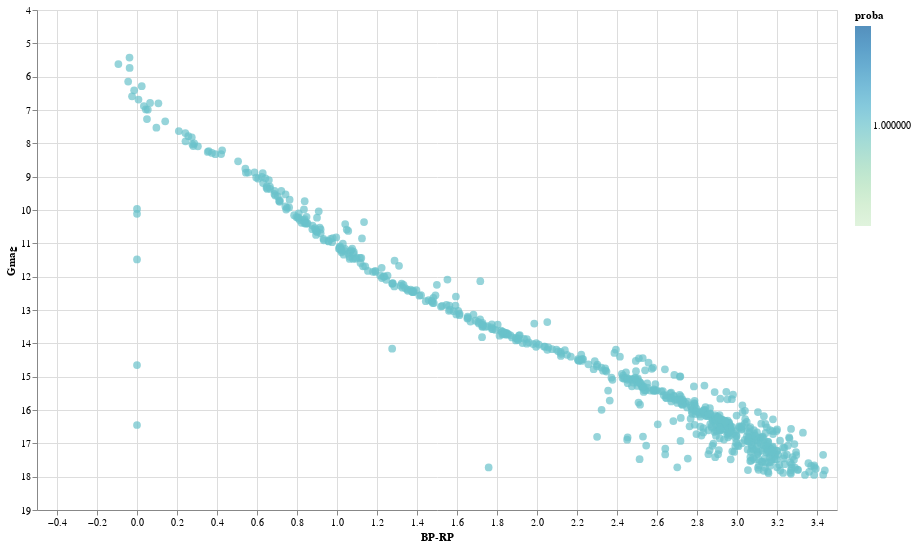

Notebook cell for this chart:
### Code cell
source = df[df['Cluster'] == 'Melotte_22']

alt.Chart(source).mark_circle(size=60).properties(
    width=800,
    height=500
).encode(
    x='BP-RP',
    y=alt.Y('Gmag', scale=alt.Scale(domain=(19,4))),
    color=alt.Color('proba', scale=alt.Scale(scheme='greenblue')),
    tooltip=['GaiaDR2', 'proba', 'Plx']
)

### Figure 1 — Vega-Lite specification as saved in the notebook (floating-point values rounded to 4 significant figures; data arrays with more than 128 entries replaced by an {"elided": "..."} marker saying what was removed)
{"config": {"view": {"continuousWidth": 400, "continuousHeight": 300}}, "data": {"name": "data-ced4b3444cc7ab55c0f680af689204a0"}, "mark": {"type": "circle", "size": 60}, "encoding": {"color": {"type": "quantitative", "field": "proba", "scale": {"scheme": "greenblue"}}, "tooltip": [{"type": "quantitative", "field": "GaiaDR2"}, {"type": "quantitative", "field": "proba"}, {"type": "quantitative", "field": "Plx"}], "x": {"type": "quantitative", "field": "BP-RP"}, "y": {"type": "quantitative", "field": "Gmag", "scale": {"domain": [19, 4]}}}, "height": 500, "width": 800, "$schema": "https://vega.github.io/schema/vega-lite/v4.8.1.json", "datasets": {"data-ced4b3444cc7ab55c0f680af689204a0": {"elided": "673 records"}}}
